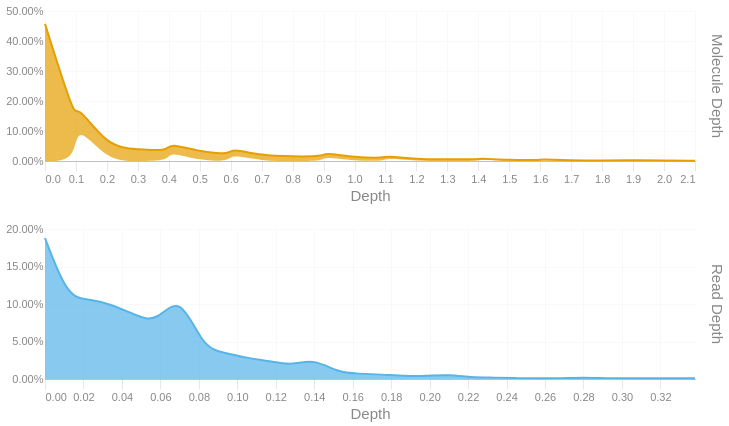

The code cell stored with this chart in its notebook:
### Code cell
readdep = depth_hist(tb['Read Depth'], q99, 3)
readdep = readdep.with_columns(pl.lit('Read Depth').alias('Metric'))
if not SKIPLR:
    moldep = depth_hist(tb['Molecule Depth'], mol_q99, 1)
    moldep = moldep.with_columns(pl.lit('Molecule Depth').alias('Metric'))
    _hist = pl.concat([readdep, moldep])
    _hist = _hist.filter(pl.col('Proportion') != 0)
    with SafeRender(_hist):
        (
            alt.Chart(_hist)        
            .mark_area(interpolate = "basis")
            .encode(
                x=alt.X('Bin:Q').scale(domainMin=0).axis(alt.Axis(title='Depth')),
                y = alt.Y('Proportion:Q', title = None).axis(format = '.2%'),
                color = alt.Color('Metric:N').legend(None),
                row = alt.Row("Metric:N").header(title = None, labelOrient = 'right'),
                tooltip = [
                    alt.Tooltip("Metric:N", title = "Metric"),
                    alt.Tooltip('Interval:N', title = "Depth Interval"),
                    alt.Tooltip('Proportion:Q', title = "% Alignments").format('.2%')
                ]
            )
            .resolve_scale(x='independent', y='independent')
            .properties(
                height = 150, width = 650,
                usermeta={'embedOptions': {'downloadFileName': f'{samplename}.depth.hist'}}
            )
        ).display()
else:
    readdep = readdep.filter(pl.col('Proportion') != 0)
    with SafeRender(readdep):
        (
            alt.Chart(readdep)        
            .mark_area(interpolate = "basis")
            .encode(
                x=alt.X('Bin:Q').scale(domainMin=0).axis(alt.Axis(title='Depth')),
                y = alt.Y('Proportion:Q', title = None).axis(format = '.2%'),
                tooltip = [
                    alt.Tooltip('Interval:N', title = "Depth Interval"),
                    alt.Tooltip('Proportion:Q', title = "% Alignments").format('.2%')
                ]
            )
            .properties(
                usermeta={'embedOptions': {'downloadFileName': f'{samplename}.depth.hist'}}
            )
        ).display()

### Figure 1 — Vega-Lite specification as saved in the notebook (floating-point values rounded to 4 significant figures)
{"width": 650, "height": 150, "config": {"title": {"anchor": "start", "dy": -15, "fontSize": 18, "color": "#888888", "subtitleColor": "#888888", "subtitleFontSize": 14}, "arc": {"fill": "#0072B2"}, "axis": {"domainColor": "#888888", "domainWidth": 0.5, "gridWidth": 0.2, "grid": false, "titleFontWeight": 400, "titleFontSize": 15, "labelFontSize": 11, "labelColor": "#888888", "tickColor": "#888888", "tickWidth": 0.2, "titleColor": "#888888"}, "axisBand": {"grid": false}, "axisX": {"grid": true, "tickSize": 10, "domainCap": "round"}, "axisY": {"domain": false, "grid": true, "tickSize": 0, "domainCap": "round"}, "background": "transparent", "header": {"labelFontSize": 15, "labelColor": "#888888", "titleFontSize": 15, "titleFontWeight": 600, "titleColor": "#888888"}, "legend": {"labelFont": "sans-serif", "labelFontSize": 12, "labelColor": "#888888", "symbolSize": 100, "symbolType": "circle", "titleFontSize": 12, "titlePadding": 10, "titleColor": "#888888", "title": null}, "range": {"category": ["#E69F00", "#56B4E9", "#009E73", "#F0E442", "#0072B2", "#D55E00", "#CC79A7", "#000000"], "diverging": ["#cfe8f3", "#a2d4ec", "#73bfe2", "#46abdb", "#1696d2", "#12719e"]}, "area": {"fill": "#0072B2", "fillOpacity": 0.7, "line": true, "strokeOpacity": 0.7}, "line": {"color": "#0072B2", "stroke": "#0072B2", "strokeWidth": 2}, "trail": {"color": "#0072B2", "stroke": "#0072B2", "strokeWidth": 0, "size": 1}, "point": {"filled": true, "fillOpacity": 1.0, "size": 95}, "text": {"color": "#888888", "fontSize": 11, "align": "right", "fontWeight": 400, "size": 11}, "bar": {"fill": "#0072B2", "stroke": null}, "view": {"stroke": null, "continuousWidth": 660, "continuousHeight": 400}}, "data": {"name": "data-f32a27dcd331c028dfdd84665719cfb2"}, "mark": {"type": "area", "interpolate": "basis"}, "encoding": {"color": {"field": "Metric", "legend": null, "type": "nominal"}, "row": {"field": "Metric", "header": {"title": null, "labelOrient": "right"}, "type": "nominal"}, "tooltip": [{"field": "Metric", "title": "Metric", "type": "nominal"}, {"field": "Interval", "title": "Depth Interval", "type": "nominal"}, {"field": "Proportion", "format": ".2%", "title": "% Alignments", "type": "quantitative"}], "x": {"axis": {"title": "Depth"}, "field": "Bin", "scale": {"domainMin": 0}, "type": "quantitative"}, "y": {"axis": {"format": ".2%"}, "field": "Proportion", "title": null, "type": "quantitative"}}, "resolve": {"scale": {"x": "independent", "y": "independent"}}, "usermeta": {"embedOptions": {"downloadFileName": "TF26LRJL0062_5B_10484332_23Y22YLT4_L7.depth.hist"}}, "$schema": "https://vega.github.io/schema/vega-lite/v6.4.1.json", "datasets": {"data-f32a27dcd331c028dfdd84665719cfb2": [{"Bin": 0.0, "Interval": "0.0-0.012", "Proportion": 0.188, "Metric": "Read Depth"}, {"Bin": 0.012, "Interval": "0.012-0.023", "Proportion": 0.107, "Metric": "Read Depth"}, {"Bin": 0.023, "Interval": "0.023-0.035", "Proportion": 0.107, "Metric": "Read Depth"}, {"Bin": 0.035, "Interval": "0.035-0.047", "Proportion": 0.099, "Metric": "Read Depth"}, {"Bin": 0.047, "Interval": "0.047-0.058", "Proportion": 0.085, "Metric": "Read Depth"}, {"Bin": 0.058, "Interval": "0.058-0.07", "Proportion": 0.075, "Metric": "Read Depth"}, {"Bin": 0.07, "Interval": "0.07-0.082", "Proportion": 0.115, "Metric": "Read Depth"}, {"Bin": 0.082, "Interval": "0.082-0.093", "Proportion": 0.042, "Metric": "Read Depth"}, {"Bin": 0.093, "Interval": "0.093-0.105", "Proportion": 0.035, "Metric": "Read Depth"}, {"Bin": 0.105, "Interval": "0.105-0.117", "Proportion": 0.028, "Metric": "Read Depth"}, {"Bin": 0.117, "Interval": "0.117-0.128", "Proportion": 0.024, "Metric": "Read Depth"}, {"Bin": 0.128, "Interval": "0.128-0.14", "Proportion": 0.018, "Metric": "Read Depth"}, {"Bin": 0.14, "Interval": "0.14-0.152", "Proportion": 0.027, "Metric": "Read Depth"}, {"Bin": 0.152, "Interval": "0.152-0.163", "Proportion": 0.009, "Metric": "Read Depth"}, {"Bin": 0.163, "Interval": "0.163-0.175", "Proportion": 0.007, "Metric": "Read Depth"}, {"Bin": 0.175, "Interval": "0.175-0.187", "Proportion": 0.006, "Metric": "Read Depth"}, {"Bin": 0.187, "Interval": "0.187-0.198", "Proportion": 0.004, "Metric": "Read Depth"}, {"Bin": 0.198, "Interval": "0.198-0.21", "Proportion": 0.004, "Metric": "Read Depth"}, {"Bin": 0.21, "Interval": "0.21-0.222", "Proportion": 0.006, "Metric": "Read Depth"}, {"Bin": 0.222, "Interval": "0.222-0.233", "Proportion": 0.002, "Metric": "Read Depth"}, {"Bin": 0.233, "Interval": "0.233-0.245", "Proportion": 0.002, "Metric": "Read Depth"}, {"Bin": 0.245, "Interval": "0.245-0.257", "Proportion": 0.001, "Metric": "Read Depth"}, {"Bin": 0.257, "Interval": "0.257-0.268", "Proportion": 0.001, "Metric": "Read Depth"}, {"Bin": 0.268, "Interval": "0.268-0.28", "Proportion": 0.001, "Metric": "Read Depth"}, {"Bin": 0.28, "Interval": "0.28-0.292", "Proportion": 0.002, "Metric": "Read Depth"}, {"Bin": 0.292, "Interval": "0.292-0.303", "Proportion": 0.001, "Metric": "Read Depth"}, {"Bin": 0.303, "Interval": "0.303-0.315", "Proportion": 0.001, "Metric": "Read Depth"}, {"Bin": 0.315, "Interval": "0.315-0.327", "Proportion": 0.001, "Metric": "Read Depth"}, {"Bin": 0.327, "Interval": "0.327-0.338", "Proportion": 0.001, "Metric": "Read Depth"}, {"Bin": 0.338, "Interval": "0.338-0.35", "Proportion": 0.001, "Metric": "Read Depth"}, {"Bin": 0.0, "Interval": "0.0-0.1", "Proportion": 0.457, "Metric": "Molecule Depth"}, {"Bin": 0.1, "Interval": "0.1-0.1", "Proportion": 0.13, "Metric": "Molecule Depth"}, {"Bin": 0.1, "Interval": "0.1-0.2", "Proportion": 0.066, "Metric": "Molecule Depth"}, {"Bin": 0.2, "Interval": "0.2-0.3", "Proportion": 0.047, "Metric": "Molecule Depth"}, {"Bin": 0.3, "Interval": "0.3-0.4", "Proportion": 0.039, "Metric": "Molecule Depth"}, {"Bin": 0.4, "Interval": "0.4-0.4", "Proportion": 0.033, "Metric": "Molecule Depth"}, {"Bin": 0.4, "Interval": "0.4-0.5", "Proportion": 0.028, "Metric": "Molecule Depth"}, {"Bin": 0.5, "Interval": "0.5-0.6", "Proportion": 0.03, "Metric": "Molecule Depth"}, {"Bin": 0.6, "Interval": "0.6-0.6", "Proportion": 0.022, "Metric": "Molecule Depth"}, {"Bin": 0.6, "Interval": "0.6-0.7", "Proportion": 0.02, "Metric": "Molecule Depth"}, {"Bin": 0.7, "Interval": "0.7-0.8", "Proportion": 0.018, "Metric": "Molecule Depth"}, {"Bin": 0.8, "Interval": "0.8-0.9", "Proportion": 0.015, "Metric": "Molecule Depth"}, {"Bin": 0.9, "Interval": "0.9-0.9", "Proportion": 0.015, "Metric": "Molecule Depth"}, {"Bin": 0.9, "Interval": "0.9-1.0", "Proportion": 0.013, "Metric": "Molecule Depth"}, {"Bin": 1.0, "Interval": "1.0-1.1", "Proportion": 0.012, "Metric": "Molecule Depth"}, {"Bin": 1.1, "Interval": "1.1-1.1", "Proportion": 0.01, "Metric": "Molecule Depth"}, {"Bin": 1.1, "Interval": "1.1-1.2", "Proportion": 0.007, "Metric": "Molecule Depth"}, {"Bin": 1.2, "Interval": "1.2-1.3", "Proportion": 0.006, "Metric": "Molecule Depth"}, {"Bin": 1.3, "Interval": "1.3-1.4", "Proportion": 0.006, "Metric": "Molecule Depth"}, {"Bin": 1.4, "Interval": "1.4-1.4", "Proportion": 0.005, "Metric": "Molecule Depth"}, {"Bin": 1.4, "Interval": "1.4-1.5", "Proportion": 0.004, "Metric": "Molecule Depth"}, {"Bin": 1.5, "Interval": "1.5-1.6", "Proportion": 0.003, "Metric": "Molecule Depth"}, {"Bin": 1.6, "Interval": "1.6-1.6", "Proportion": 0.003, "Metric": "Molecule Depth"}, {"Bin": 1.6, "Interval": "1.6-1.7", "Proportion": 0.003, "Metric": "Molecule Depth"}, {"Bin": 1.7, "Interval": "1.7-1.8", "Proportion": 0.002, "Metric": "Molecule Depth"}, {"Bin": 1.8, "Interval": "1.8-1.9", "Proportion": 0.002, "Metric": "Molecule Depth"}, {"Bin": 1.9, "Interval": "1.9-1.9", "Proportion": 0.002, "Metric": "Molecule Depth"}, {"Bin": 1.9, "Interval": "1.9-2.0", "Proportion": 0.001, "Metric": "Molecule Depth"}, {"Bin": 2.0, "Interval": "2.0-2.1", "Proportion": 0.001, "Metric": "Molecule Depth"}, {"Bin": 2.1, "Interval": "2.1-2.14", "Proportion": 0.001, "Metric": "Molecule Depth"}]}}
